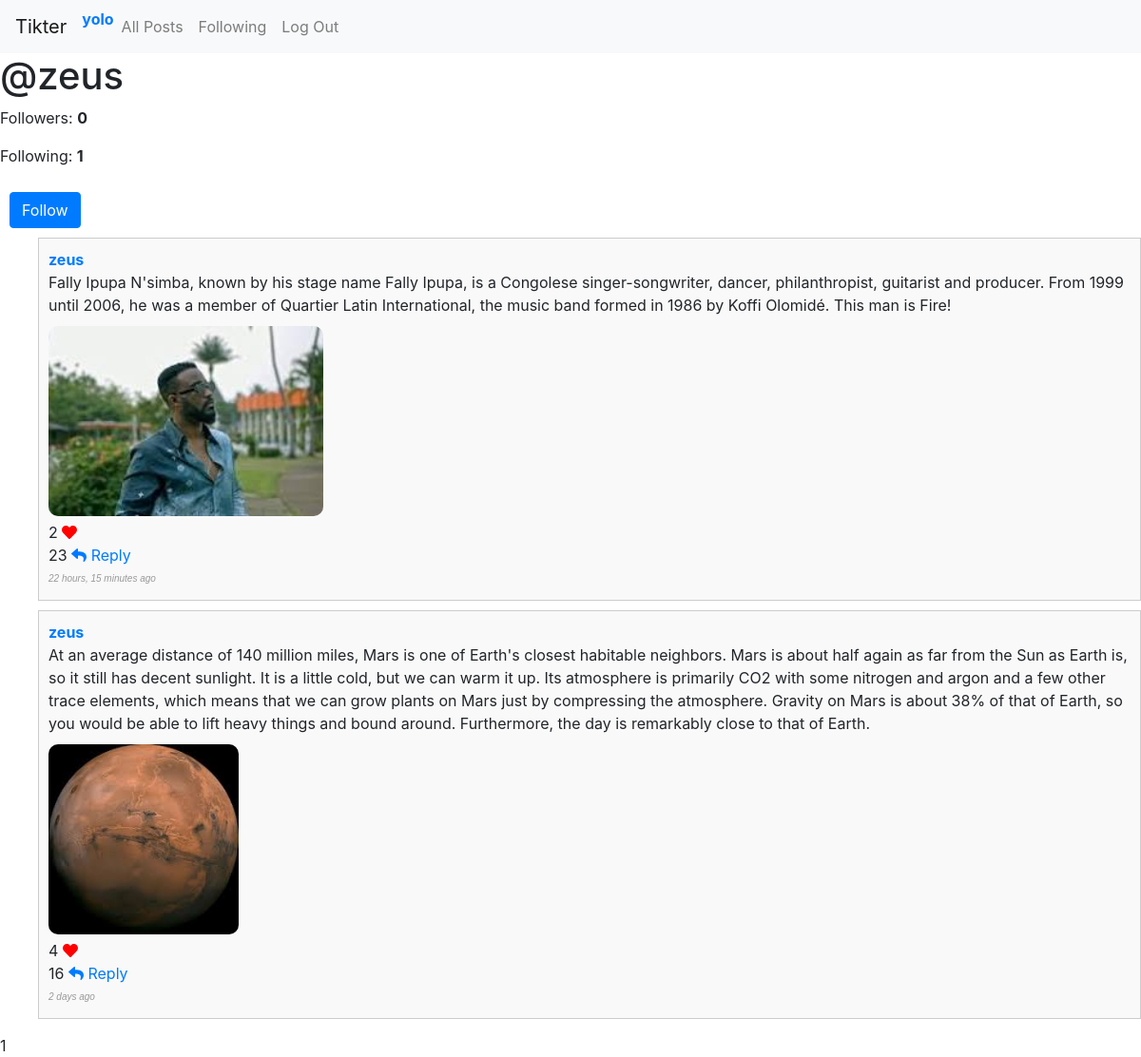
Page /user/zeus (signed in) on the committed database.
### network/models.py (models this page shows, shortened)
class User(AbstractUser):
    pass

class Post(models.Model):
    user = models.ForeignKey(User, on_delete=models.CASCADE, related_name='posts')
    content = models.TextField()
    timestamp = models.DateTimeField(auto_now_add=True)
    image = models.ImageField(upload_to='network/images/post_images/', blank=True, null=True)
    likes = models.ManyToManyField(User, related_name='liked_posts', blank=True)
    def num_likes(self):
        return self.likes.count()
    def num_replies(self):
        return self.replies.count()

### network/views.py (the view)
# urls.py: path('user/<str:username>', views.profile, name='profile'),
@login_required(login_url='network:login')
def profile(request, username):
    profile_user = User.objects.get(username=username)
    posts = profile_user.posts.order_by('-timestamp')
    paginator = Paginator(posts, 10)
    page_number = request.GET.get('page', 1)
    page = paginator.get_page(page_number)
    is_following = profile_user.followers.filter(user=request.user).exists()
    context = {
        'page': page,
        'posts': posts,
        'profile_user': profile_user,
        'is_following': bool(is_following)
    }
    return render(request, 'network/profile.html', context)

### network/templates/network/profile.html (shortened to what this page needs)
{% extends 'network/layout.html' %}
{% block body %}
    <div class="profile-info">
        <h1> @{{ profile_user.username }}</h1>
        <p>Followers: <strong class="followers-count">{{ profile_user.followers.count }}</strong></p>
        <p>Following: <strong class="following-count">{{ profile_user.following.count }}</strong></p>
        {% if  user.is_authenticated %}
            {% if user != profile_user %}
                {% if is_following %}
                    <button class="follow-button btn btn-primary" data-username="{{ profile_user.username }}">Unfollow</button>
                {% else %}
                    <button class="follow-button btn btn-primary" data-username="{{ profile_user.username }}">Follow</button>
                {% endif %}
            {% endif %}
        {% endif %}
    </div>
    <ul>
        {% for post in page%}
            {% include 'network/post_display.html' with post=post user=user %}
        {% endfor %}
    </ul>
    <div class="pagination">
        <span class="step-links">
        <span class="current-page">{{ page.number }}</span>
        </span>
    </div>
{% endblock %}

### network/templates/network/layout.html (shortened to what this page needs)
{% load static %}
<!DOCTYPE html>
<html lang="en">
    <head>
        <link rel="stylesheet" href="https://stackpath.bootstrapcdn.com/bootstrap/4.4.1/css/bootstrap.min.css"
>
        <link rel="stylesheet" href="https://cdnjs.cloudflare.com/ajax/libs/font-awesome/5.15.3/css/all.min.css">
        <link href="{% static 'network/styles.css' %}" rel="stylesheet" type="text/css">
    </head>
    <body>
        <nav class="navbar navbar-expand-lg navbar-light bg-light">
            <a class="navbar-brand" href="{% url 'network:index' %}">Tikter</a>
            <div>
              <ul class="navbar-nav mr-auto">
                {% if user.is_authenticated %}
                    <li class="nav-item">
                        <a href="{% url 'network:profile' username=user.username %}"><strong>{{ user.username }}</strong></a>
                    </li>
                {% endif %}
                <li class="nav-item">
                  <a class="nav-link" href="{% url 'network:index' %}">All Posts</a>
                </li>
                {% if user.is_authenticated %}
                    <li class="nav-item">
                        <a class="nav-link" href="{% url 'network:following' %}">Following</a>
                    </li>
                    <li class="nav-item">
                        <a class="nav-link" href="{% url 'network:logout' %}">Log Out</a>
                    </li>
                {% endif %}
              </ul>
            </div>
          </nav>
        <div class="body">
            {% block body %}
            {% endblock %}
        </div>
    </body>
</html>

### network/templates/network/post_display.html (shortened to what this page needs)
<li class="post-li" data-post-id="{{ post.id }}">
    <div class="post-section">
    <a class="user-link il" href="{% url 'network:profile' username=post.user.username%}"><strong>{{ post.user.username }}</strong></a>
    <p class="p-content">{{ post.content }}</p>
    <div class="image-container">
        {% if post.image %}
            <img src="{{ post.image.url }}" alt="Post Image" class="post-image">
        {% endif %}
    </div>
    {% if user.is_authenticated %}
        <p>
            <div>
            <span class="like-count">{{ post.num_likes }}</span>
            <span class="like-button il" data-post-id="{{ post.id }}" >
                {% if post in user.liked_posts.all %}
                    <i class="heart-icon fas fa-heart liked"></i>
                {% else %}
                    <i class="heart-icon far fa-heart"></i>
                {% endif %}
            </span>
            </div>
            <span class="post-reply-count">{{ post.num_replies }}</span>
            <a href="#" class="reply-icon">
                <i class="fa fa-reply" href="{% url 'network:post' post_id=post.id %}"></i> Reply
            </a>
        </p>
    {% else %}
        <p><i class="far fa-heart"></i> <span class="like-count">{{ post.num_likes }} </span></p>
    {% endif %}
    <p class="timestamp">{{ post.timestamp|timesince }} ago</p>
    </div>
</li>

### network/static/network/styles.css (style rules this page uses)
.post-li { padding: 10px; margin-bottom: 10px; border: 1px solid #ccc; background-color: #f9f9f9; list-style: none; cursor: pointer; }
.post-li strong { font-weight: bold; }
.post-li p { margin-bottom: 5px; }
.heart-icon { color: #ccc; cursor: pointer; }
.heart-icon.liked { color: red; }
.image-container { margin-top: 10px; }
.post-image { height: 200px; border-radius: 10px; }
.follow-button { margin: 10px; }
.timestamp { font-family: Arial, sans-serif; font-weight: 200; font-style: italic; color: #999; font-size: x-small; }
.current-page { border-radius: 50%; }

### rows in the picture
User: username "yolo"
User: username "zeus", followers.count "0", following.count "1"
Post: user.username "zeus", content "Fally Ipupa N'simba, known by his stage name Fally Ipupa, is a Congolese singer-songwriter, dancer, philanthropist, guitarist and producer. From 1999 until 2006, he was a member of Quartier Latin International, the music band formed in 1986 by Koffi Olomidé. This man is Fire!", image (picture), num_likes "2", num_replies "23", timestamp "22 hours, 15 minutes"
Post: user.username "zeus", content "At an average distance of 140 million miles, Mars is one of Earth's closest habitable neighbors. Mars is about half again as far from the Sun as Earth is, so it still has decent sunlight. It is a little cold, but we can warm it up. Its atmosphere is primarily CO2 with some nitrogen and argon and a few other trace elements, which means that we can grow plants on Mars just by compressing the atmosphere. Gravity on Mars is about 38% of that of Earth, so you would be able to lift heavy things and bound around. Furthermore, the day is remarkably close to that of Earth.", image (picture), num_likes "4", num_replies "16", timestamp "2 days"

### other values in the picture
{{ page.number }} "1"
